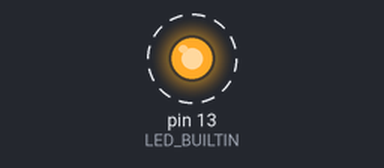
Bench run of a sketch on a simulated Arduino Uno, built with avr-gcc and run on an emulated ATmega328P. On the bench: output pins drawn as LEDs (lit = HIGH). Dashed ring = blinking. What the sketch prints to the serial monitor is not drawn.

Above: at 0.15 s.
Timing chart, 0 to 3.0 s (numbered marks = the images above):
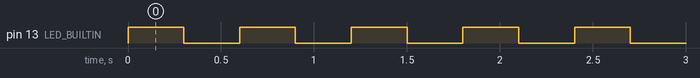

Measured:
- by itself, pin 13 (LED_BUILTIN): alternates HIGH for 0.30 s and LOW for 0.30 s

The sketch:

node32s_Blink_300.ino
```cpp
#define __BOARD__ "node32s"

int i;
void setup() {
  Serial.begin(115200);
  pinMode(LED_BUILTIN, OUTPUT);
}

void loop() {
  digitalWrite(LED_BUILTIN, HIGH);
  delay(300);
  digitalWrite(LED_BUILTIN, LOW);
  delay(300);
  Serial.print(__BOARD__);
  Serial.print(":\\> ");
  Serial.println(i++);
}
```
